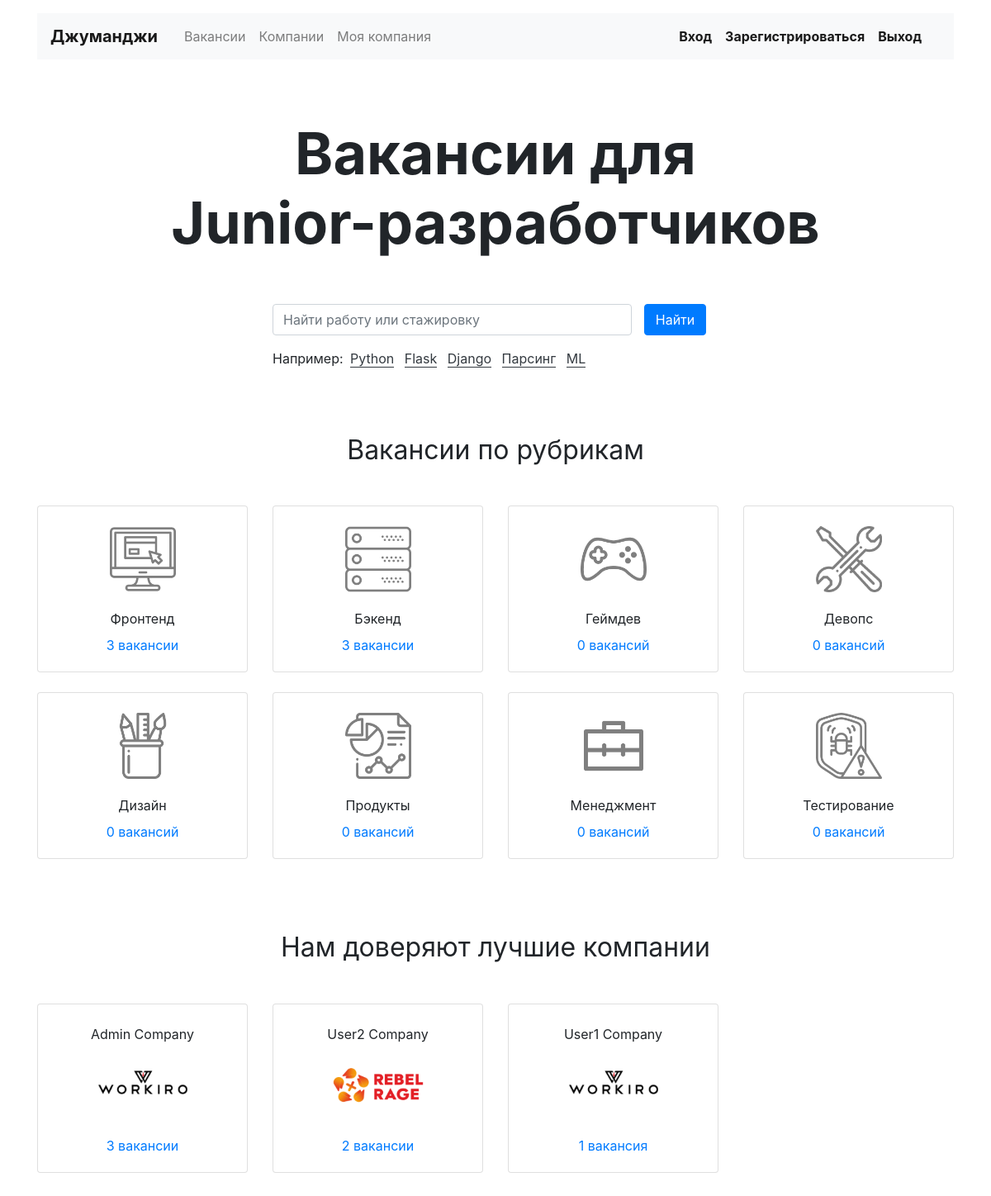
The page / on the database its author committed.
### vacancy/models.py (models this page shows, shortened)
class Speciality(models.Model):
    title = models.CharField(max_length=200)
    code = models.CharField(max_length=200)
    height_field = models.PositiveIntegerField(default=0)
    width_field = models.PositiveIntegerField(default=0)

class Company(models.Model):
    name = models.CharField(max_length=200)
    location = models.CharField(max_length=200)
    logo = models.ImageField(upload_to=MEDIA_COMPANY_IMAGE_DIR, height_field='height_field', width_field='width_field')
    height_field = models.PositiveIntegerField(default=0)
    width_field = models.PositiveIntegerField(default=0)
    description = models.TextField()
    employee_count = models.IntegerField()
    owner = models.OneToOneField(get_user_model(), on_delete=models.CASCADE, null=True, related_name='company')

### vacancy/views.py (the view)
# urls.py: path('', views.main_view, name='main'),
def main_view(request):
    print(f'Request: {request.GET}')
    return render(
        request,
        'vacancy/index.html',
        context={
            'specialities': Speciality.objects.annotate(vacancy_count=Count('vacancies')),
            'companies': Company.objects.annotate(vacancy_count=Count('vacancies')),
        },
    )

### vacancy/templatetags/ru_pluralize.py (called while the page is built)
@register.filter
def ru_pluralize(number: Union[int, str], arg: str = 'пень,пня,пней'):
    nominative_singular, genitive_singular, genitive_plural = arg.split(",")
    number = abs(int(number))
    if 10 <= number % 100 <= 20:
        return f'{number} {genitive_plural}'
    if number % 10 == 1:
        return f'{number} {nominative_singular}'
    if 2 <= number % 10 <= 4:
        return f'{number} {genitive_singular}'
    return f'{number} {genitive_plural}'

### vacancy/templates/vacancy/index.html (shortened to what this page needs)
{% extends "vacancy/base.html" %}
{% load static %}
{% load ru_pluralize %}
{% block main %}
  <main class="container mt-3">
    <section>
      <h1 class="h1 text-center mx-auto mt-4 py-5" style="font-size: 70px;"><strong>Вакансии для <br>Junior-разработчиков</strong></h1>
      <div class="row">
        <div class="col-12 col-md-8 col-lg-6 offset-lg-3 offset-md-2">
          <form class="form-inline mb-3" enctype="multipart/form-data" method="get" action="/vacancies/">
            <div class="form-group col-8 col-md-10 pl-0">
              <input class="form-control w-100" type="search" name="search" placeholder="Найти работу или стажировку" aria-label="Найти работу или стажировку">
            </div>
            <div class="form-group col-4 col-md-2 pl-0">
              <button class="btn btn-primary w-100" type="submit">Найти</button>
            </div>
          </form>
          <p>Например:
            <a href="#" class="text-dark border-bottom border-dark m-1 text-decoration-none">Python</a>
            <a href="#" class="text-dark border-bottom border-dark m-1 text-decoration-none">Flask</a>
            <a href="#" class="text-dark border-bottom border-dark m-1 text-decoration-none">Django</a>
            <a href="#" class="text-dark border-bottom border-dark m-1 text-decoration-none">Парсинг</a>
            <a href="#" class="text-dark border-bottom border-dark m-1 text-decoration-none">ML</a>
          </p>
        </div>
      </div>
    </section>
    <section class="mt-5 pt-3">
      <h2 class="h2 font-weight-normal text-center mb-5">Вакансии по рубрикам</h2>
      <div class="row mb-0">
        {% for speciality in specialities %}
        <div class="col-6 col-md-6 col-lg-3">
          <div class="card pt-4 text-center mb-4">
            <a href="{% url 'speciality' speciality.code %}" style="max-width: 150px;" class="mx-auto d-block">
              <img class="mx-auto d-block" src="{% static 'vacancy/specty_'|add:speciality.code|add:'.png' %}" width="80" height="80" alt="">
            </a>
            <div class="card-body">
              <p class="card-text mb-2">{{ speciality.title }}</p>
              <p class="card-text"><a href="{% url 'speciality' speciality.code %}">{{ speciality.vacancy_count|ru_pluralize:"вакансия, вакансии, вакансий" }}</a></p>
            </div>
          </div>
        </div>
        {% endfor %}
      </div>
    </section>
    <section class="my-5 pt-3">
      <h2 class="h2 font-weight-normal text-center mb-5">Нам доверяют лучшие компании</h2>
      <div class="row mb-0">
      {% for company in companies %}
        <div class="col-6 col-md-6 col-lg-3">
          <div class="card pt-4 text-center mb-4">
            <p class="card-text mb-2">{{ company.name }}</p>
            <a href="{% url 'company' company.pk %}" style="max-width: 150px;" class="mx-auto d-block">
              <img class="mx-auto d-block mw-100" src="/media/{{ company.logo }}" alt="">
            </a>
            <div class="card-body">
              <p class="card-text"><a href="{% url 'company' company.pk %}">{{ company.vacancy_count|ru_pluralize:"вакансия, вакансии, вакансий" }}</a></p>
            </div>
          </div>
        </div>
      {% endfor %}
      </div>
    </section>
  </main>
{% endblock %}

### rows shown on the page
Speciality: code (picture), title "Фронтенд", vacancy_count|ru_pluralize "3 вакансии"
Speciality: code (picture), title "Бэкенд", vacancy_count|ru_pluralize "3 вакансии"
Speciality: code (picture), title "Геймдев", vacancy_count|ru_pluralize "0 вакансий"
Speciality: code (picture), title "Девопс", vacancy_count|ru_pluralize "0 вакансий"
Speciality: code (picture), title "Дизайн", vacancy_count|ru_pluralize "0 вакансий"
Speciality: code (picture), title "Продукты", vacancy_count|ru_pluralize "0 вакансий"
Speciality: code (picture), title "Менеджмент", vacancy_count|ru_pluralize "0 вакансий"
Speciality: code (picture), title "Тестирование", vacancy_count|ru_pluralize "0 вакансий"
Company: name "Admin Company", logo (picture), vacancy_count|ru_pluralize "3 вакансии"
Company: name "User2 Company", logo (picture), vacancy_count|ru_pluralize "2 вакансии"
Company: name "User1 Company", logo (picture), vacancy_count|ru_pluralize "1 вакансия"
